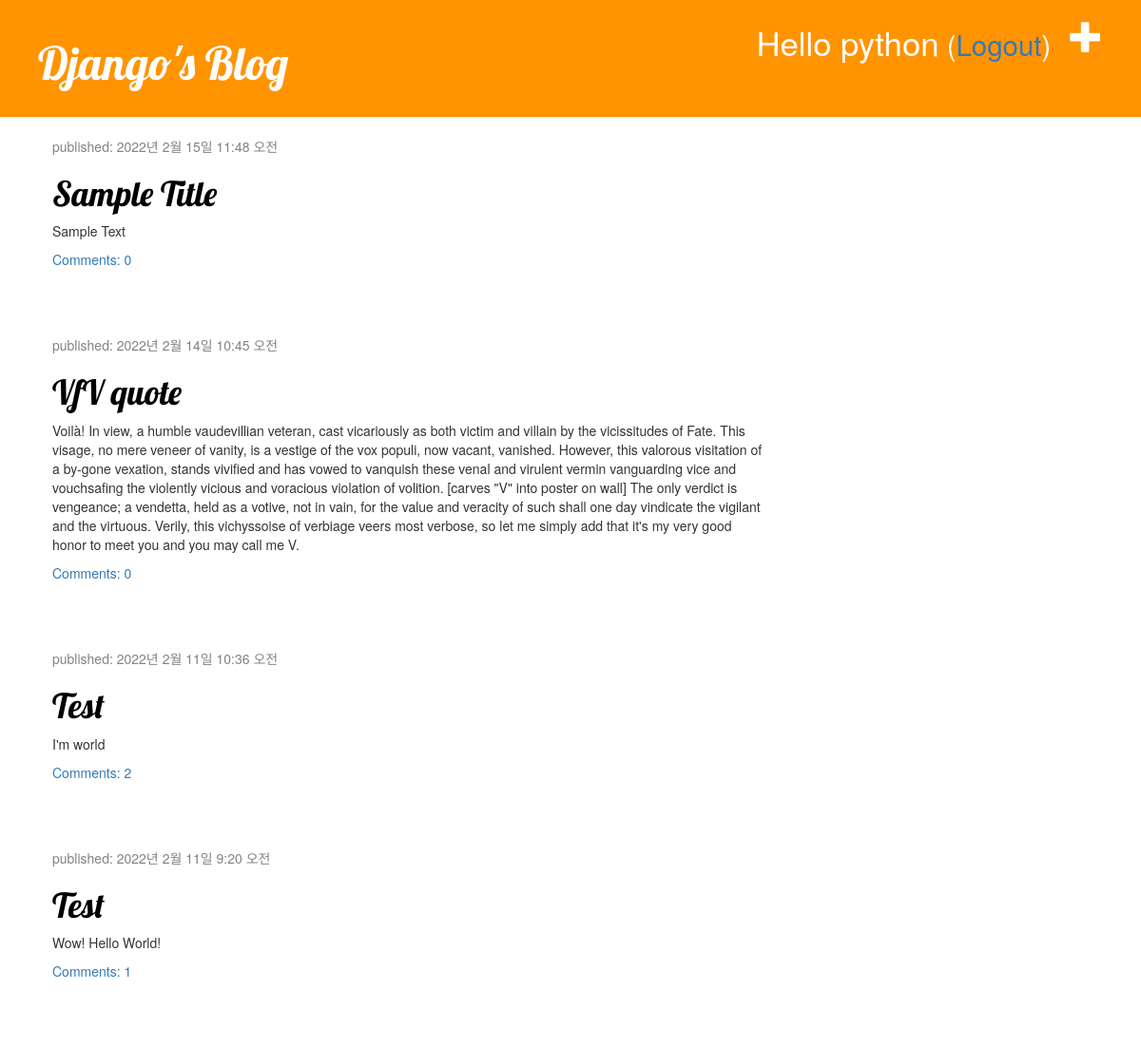
Page /blog/ (signed in) on the committed database.
### blog/models.py (models this page shows, shortened)
class Post(models.Model):
    author = models.ForeignKey('auth.User', on_delete=models.CASCADE)
    title = models.CharField(max_length=200, validators=[min_length_2_validator])
    text = models.TextField()
    created_date = models.DateTimeField(default=timezone.now)
    published_date = models.DateTimeField(blank=True, null=True)
    def approved_comments(self):
        return self.comments.filter(approved_comment=True)

### blog/views.py (the view)
# urls.py: path('', views.post_list, name='post_list_home'),
def post_list(request):
    posts = Post.objects.filter(published_date__lte=timezone.now()).order_by('-published_date')
    return render(request, 'blog/post_list.html', {'post_list': posts})

### blog/templates/Blog/post_list.html
{% extends 'blog/base.html' %}
{% block content %}
    {% for post in post_list %}
        <div class="post">
            <div class="date">
                <p>published: {{ post.published_date }}</p>
            </div>
            <h1><a href="{% url 'post_detail' pk=post.pk %}">{{ post.title }}</a></h1>
            <p>{{ post.text | linebreaksbr }}</p>
            <a href="{% url 'post_detail' pk=post.pk %}">Comments: {{ post.approved_comments.count }}</a>
        </div>
    {% empty %}
        <p>Blog에 불러올 글이 없습니다.</p>
    {% endfor %}
{% endblock %}

### blog/templates/Blog/base.html (shortened to what this page needs)
{% load static %}
<html>
<head>
    <link href="https://maxcdn.bootstrapcdn.com/bootstrap/3.3.2/css/bootstrap.min.css"
          rel="stylesheet">
    <link href="https://maxcdn.bootstrapcdn.com/bootstrap/3.3.2/css/bootstrap-theme.min.css"
          rel="stylesheet">
    <link href="{% static 'css/blog.css' %}?after" rel="stylesheet">
</head>
<body>
<div class="page-header">
    {% if user.is_authenticated %}
        <a href="{% url 'post_new' %}" class="top-menu">
        <span class="glyphicon glyphicon-plus"></span></a>
        <p class="top-menu">Hello {{ user.username }}<small>
            (<a href="{% url 'logout' %}?next={{request.path}}">Logout</a>)</small></p>
    {% else %}
        <a href="{% url 'login' %}" class="top-menu">
        <span class="glyphicon glyphicon-lock"></span></a>
    {% endif %}
    <h1><a href="{% url 'post_list_home' %}">Django's Blog</a></h1>
</div>
<div class="content container">
    <div class="row">
        <div class="col-md-8">
            {% block content %}
            {% endblock %}
        </div>
    </div>
</div>
</body>
</html>

### blog/static/css/blog.css (style rules this page uses)
.page-header { background-color: #ff9400; margin-top: 0; padding: 20px 20px 20px 40px; }
.page-header h1, .page-header h1 a, .page-header h1 a:visited, .page-header h1 a:active { color: #ffffff; font-size: 36pt; text-decoration: none; }
.content { margin-left: 40px; }
h1, h2, h3, h4 { font-family: 'Lobster', cursive; }
.date { color: #828282; }
.top-menu, .top-menu:hover, .top-menu:visited { color: #ffffff; float: right; font-size: 26pt; margin-right: 20px; }
.post { margin-bottom: 70px; }
.post h1 a, .post h1 a:visited { color: #000000; }

### rows in the picture
Post: published_date "2022년 2월 15일 11:48 오전", title "Sample Title", text "Sample Text", approved_comments.count "0"
Post: published_date "2022년 2월 14일 10:45 오전", title "VfV quote", text "Voilà! In view, a humble vaudevillian veteran, cast vicariously as both victim and villain by the vicissitudes of Fate. This visage, no mere veneer of vanity, is a vestige of the vox populi, now vacant, vanished. However, this valorous visitation of a by-gone vexation, stands vivified and has vowed to vanquish these venal and virulent vermin vanguarding vice and vouchsafing the violently vicious and voracious violation of volition. [carves \"V\" into poster on wall] The only verdict is vengeance; a vendetta, held as a votive, not in vain, for the value and veracity of such shall one day vindicate the vigilant and the virtuous. Verily, this vichyssoise of verbiage veers most verbose, so let me…", approved_comments.count "0"
Post: published_date "2022년 2월 11일 10:36 오전", title "Test", text "I'm world", approved_comments.count "2"
Post: published_date "2022년 2월 11일 9:20 오전", title "Test", text "Wow! Hello World!", approved_comments.count "1"

### other values in the picture
{{ user.username }} "python"
